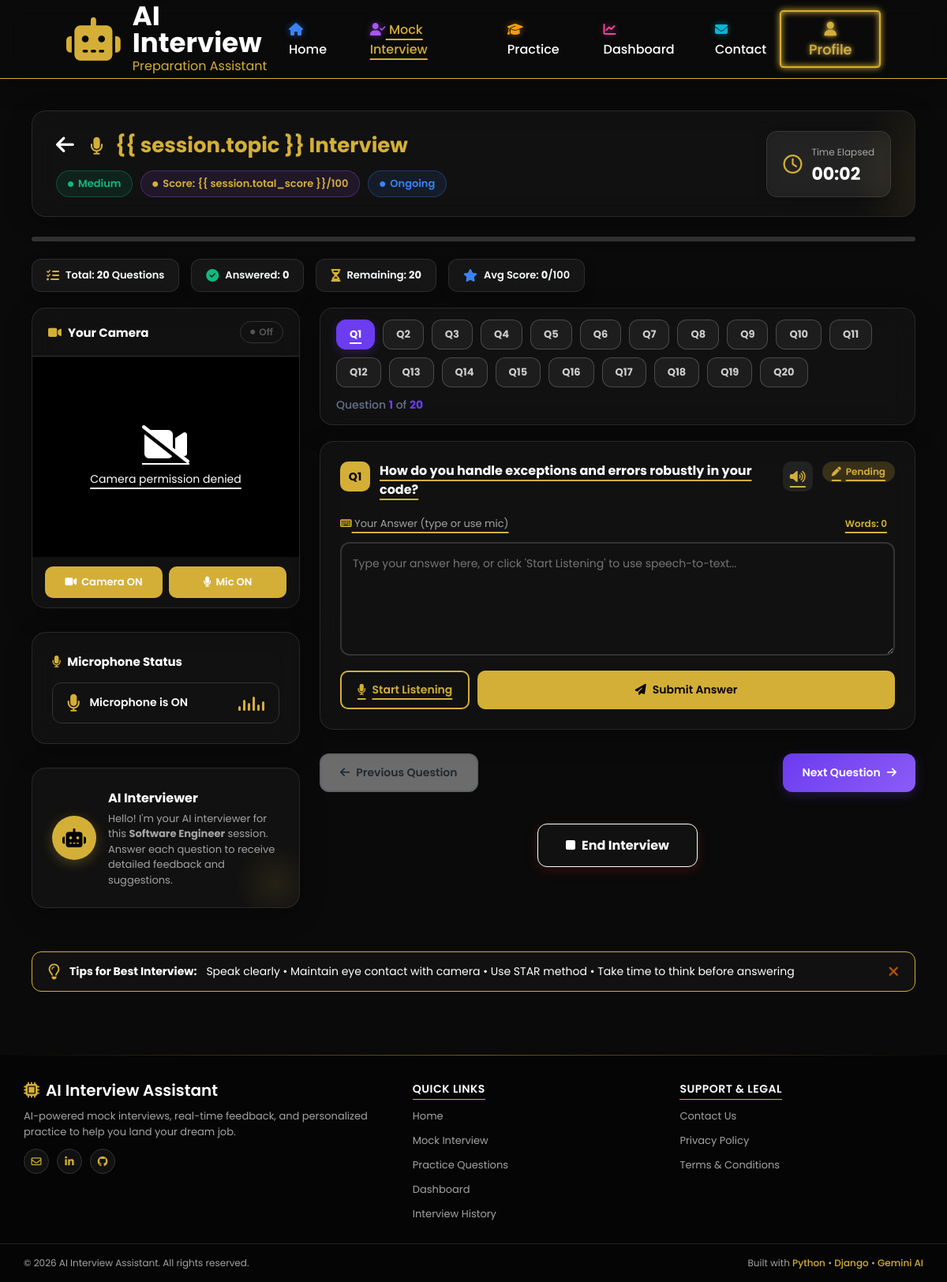
The page /mock-interview/session/178/ (signed in) on the database its author committed.
### interview/models.py (models this page shows, shortened)
class InterviewSession(models.Model):
    STATUS_CHOICES = (
        ('ongoing', 'Ongoing'),
        ('completed', 'Completed'),
    )
    user = models.ForeignKey(User, on_delete=models.CASCADE, related_name='interview_sessions')
    topic = models.CharField(max_length=150)  # e.g., Backend Developer, System Design, HR Behavioral
    difficulty = models.CharField(max_length=50, default='Medium')
    status = models.CharField(max_length=20, choices=STATUS_CHOICES, default='ongoing')
    total_score = models.IntegerField(default=0)  # Average score out of 100
    feedback_summary = models.TextField(blank=True)
    created_at = models.DateTimeField(auto_now_add=True)
    completed_at = models.DateTimeField(null=True, blank=True)

class InterviewQuestionAnswer(models.Model):
    session = models.ForeignKey(InterviewSession, on_delete=models.CASCADE, related_name='questions')
    question_text = models.TextField()
    user_answer = models.TextField(blank=True)
    ai_feedback = models.TextField(blank=True)
    score = models.IntegerField(default=0)  # Score 0-100
    suggested_answer = models.TextField(blank=True)
    created_at = models.DateTimeField(auto_now_add=True)

### interview/views.py (the view, shortened to what this page needs)
# urls.py: path("mock-interview/session/<int:session_id>/", views.session_detail, name="session_detail"),
@login_required
def session_detail(request, session_id):
    session = get_object_or_404(InterviewSession, id=session_id, user=request.user)
    qa_list = session.questions.all()
    return render(request, "Mock Interview.html", {
        'session': session,
        'qa_list': qa_list,
    })

### templates/Mock Interview.html (shortened to what this page needs)
{% load static %}
<!DOCTYPE html>
<html lang="en">
<head>
    <link rel="stylesheet" href="{% static 'css/Mock Interview.css' %}?v=3">
    <link rel="stylesheet" href="https://cdnjs.cloudflare.com/ajax/libs/font-awesome/6.5.2/css/all.min.css">
</head>
<body>
    <nav>
        <div class="logo1">
            <i class="fa-solid fa-robot"></i>
            <div>
                <h2>AI Interview</h2>
                <p>Preparation Assistant</p>
            </div>
        </div>
        <ul>
            <li><a href="{% url 'home' %}"><i class="fa-solid fa-house nav-icon-home"></i> Home</a></li>
            <li><a class="active" href="{% url 'mock_interview' %}"><i class="fa-solid fa-user-check nav-icon-mock"></i>
                    Mock Interview</a></li>
            <li><a href="{% url 'practice' %}"><i class="fa-solid fa-graduation-cap nav-icon-practice"></i> Practice</a>
            </li>
            <li><a href="{% url 'dashboard' %}"><i class="fa-solid fa-chart-line nav-icon-dashboard"></i> Dashboard</a>
            </li>
            <li><a href="{% url 'Contact' %}"><i class="fa-solid fa-envelope nav-icon-contact"></i> Contact</a></li>
        </ul>
        <div class="buttons">
            <a href="{% url 'profile' %}"><button class="signup"><i class="fa-solid fa-user"></i> Profile</button></a>
        </div>
    </nav>
    <div class="container">
        <main class="main">
            <div class="interview-header">
                <div class="interview-header-left">
                    <h1>
                        <a href="{% url 'mock_interview' %}" id="backBtn"
                            style="color: white; margin-right: 15px; text-decoration: none;" title="Go Back">
                            <i class="fa-solid fa-arrow-left"></i>
                        </a>
                        <i class="fa-solid fa-microphone" style="margin-right: 10px; font-size: 22px;"></i> {{
                        session.topic }} Interview
                    </h1>
                    <div class="session-tags">
                        <span class="tag tag-green"><i class="fa-solid fa-circle"></i> {{ session.difficulty }}</span>
                        <span class="tag tag-purple"><i class="fa-solid fa-circle"></i> Score: {{ session.total_score
                            }}/100</span>
                        <span class="tag tag-blue"><i class="fa-solid fa-circle"></i> {{ session.status|title }}</span>
                    </div>
                </div>
                <div class="interview-timer">
                    <i class="fa-regular fa-clock"></i>
                    <div>
                        <small>Time Elapsed</small>
                        <h3 id="sessionTimer">00:00</h3>
                    </div>
                </div>
            </div>
            <div class="session-progress-bar">
            </div>
            <div class="session-stats-bar">
                <div class="stat-chip stat-purple">
                    <i class="fa-solid fa-list-check"></i>
                    <span>Total: <strong id="totalQCount">{{ qa_list|length }}</strong> Questions</span>
                </div>
                <div class="stat-chip stat-green">
                    <i class="fa-solid fa-circle-check"></i>
                    <span>Answered: <strong id="answeredCount">0</strong></span>
                </div>
                <div class="stat-chip stat-amber">
                    <i class="fa-solid fa-hourglass-half"></i>
                    <span>Remaining: <strong id="remainingCount">{{ qa_list|length }}</strong></span>
                </div>
                <div class="stat-chip stat-blue">
                    <i class="fa-solid fa-star"></i>
                    <span>Avg Score: <strong id="avgScore">{{ session.total_score }}</strong>/100</span>
                </div>
            </div>
            <div class="interview-grid">
                <div class="interview-left-panel">
                    <div class="card camera-card" id="cameraCard">
                        <div class="camera-card-header">
                            <h3><i class="fa-solid fa-video"></i> Your Camera</h3>
                            <span class="live-badge" id="liveBadge"> Live</span>
                        </div>
                        <div class="camera-viewport">
                            <div class="camera-off-overlay" id="cameraOffOverlay">
                                <i class="fa-solid fa-video-slash"></i>
                                <p>Camera is off</p>
                            </div>
                        </div>
                        <div class="camera-controls">
                            <button id="cameraToggleBtn" class="control-btn control-btn-active" title="Toggle Camera">
                                <i class="fa-solid fa-video"></i> Camera ON
                            </button>
                            <button id="micToggleBtn" class="control-btn control-btn-active" title="Toggle Microphone">
                                <i class="fa-solid fa-microphone"></i> Mic ON
                            </button>
                        </div>
                    </div>
                    <div class="card mic-status-card">
                        <h3><i class="fa-solid fa-microphone"></i> Microphone Status</h3>
                        <div class="mic-status-box">
                            <i class="fa-solid fa-microphone mic-status-icon" id="micStatusIcon"></i>
                            <span id="micStatusText">Microphone is ON</span>
                            <div class="sound-wave" id="soundWave">
                                <span></span><span></span><span></span><span></span><span></span><span></span>
                            </div>
                        </div>
                    </div>
                    <div class="card ai-interviewer-card">
                        <div class="ai-avatar">
                            <div class="ai-avatar-circle">
                                <i class="fa-solid fa-robot"></i>
                            </div>
                            <div>
                                <h3>AI Interviewer</h3>
                                <p>Hello! I'm your AI interviewer for this <strong>{{ session.topic }}</strong> session.
                                    Answer each question to receive detailed feedback and suggestions.</p>
                            </div>
                        </div>
                    </div>
                </div>
                <div class="interview-right-panel">
                    <div class="q-step-nav" id="qStepNav">
                        <div class="q-step-tabs">
                            {% for qa in qa_list %}
                            <button type="button"
                                class="q-tab {% if forloop.first %}active{% endif %} {% if qa.user_answer %}answered{% endif %}"
                                data-qindex="{{ forloop.counter0 }}">
                                <span>Q{{ forloop.counter }}</span>
                            </button>
                            {% endfor %}
                        </div>
                        <div class="q-counter-text">
                            Question <strong id="currentQNum">1</strong> of <strong>{{ qa_list|length }}</strong>
                        </div>
                    </div>
                    <div class="q-cards-wrapper">
                        {% for qa in qa_list %}
                        <div class="card qa-card qa-step-card {% if forloop.first %}active{% endif %} {% if qa.user_answer %}qa-answered{% endif %}"
                            id="qaCard_{{ qa.id }}" data-qindex="{{ forloop.counter0 }}">
                            <div class="qa-question-header">
                                <span class="qa-number">Q{{ forloop.counter }}</span>
                                <h3 class="qa-question-text">{{ qa.question_text }}</h3>
                                <button type="button" class="speak-btn" data-question="{{ qa.question_text }}"
                                    title="Listen to question">
                                    <i class="fa-solid fa-volume-high"></i>
                                </button>
                                {% if qa.user_answer %}
                                <span class="qa-progress-badge completed"><i class="fa-solid fa-check"></i> Done</span>
                                {% else %}
                                <span class="qa-progress-badge pending"><i class="fa-solid fa-pen"></i> Pending</span>
                                {% endif %}
                            </div>
                            {% if qa.user_answer %}
                            <div class="qa-your-answer">
                                <b><i class="fa-solid fa-user"></i> Your Answer:</b>
                                <p>{{ qa.user_answer }}</p>
                            </div>
                            <div class="qa-ai-feedback">
                                <div class="qa-score-badge">
                                    <i class="fa-solid fa-star"></i> Score: {{ qa.score }}/100
                                </div>
                                <p style="white-space: pre-line; margin-top: 8px;">{{ qa.ai_feedback }}</p>
                                <div class="qa-suggested">
                                    <b><i class="fa-solid fa-lightbulb"></i> Suggested Model Response:</b>
                                    <p>{{ qa.suggested_answer }}</p>
                                </div>
                            </div>
                            <div class="answered-check">
                                <i class="fa-solid fa-circle-check"></i> Evaluated by AI
                            </div>
                            {% else %}
                            <form method="POST" action="{% url 'session_detail' session.id %}" class="qa-answer-form">
                                <div class="transcript-header">
                                    <span><i class="fa-solid fa-keyboard"></i> Your Answer (type or use mic)</span>
                                    <span class="word-count" data-for="answer_{{ qa.id }}">Words: 0</span>
                                </div>
                                <textarea name="user_answer" id="answer_{{ qa.id }}" rows="5"
                                    placeholder="Type your answer here, or click 'Start Listening' to use speech-to-text..."
                                    required class="qa-textarea"></textarea>
                                <div class="qa-form-actions">
                                    <button type="button" class="listen-btn" data-target="answer_{{ qa.id }}"
                                        title="Use speech-to-text">
                                        <i class="fa-solid fa-microphone"></i> Start Listening
                                    </button>
                                    <button type="submit" class="submit-answer-btn">
                                        <i class="fa-solid fa-paper-plane"></i> Submit Answer
                                    </button>
                                </div>
                            </form>
                            {% endif %}
                        </div>
                        {% endfor %}
                    </div>
                    <div class="q-nav-controls">
                        <button type="button" class="q-nav-btn q-nav-prev" id="prevQBtn" disabled>
                            <i class="fa-solid fa-arrow-left"></i> Previous Question
                        </button>
                        <button type="button" class="q-nav-btn q-nav-next" id="nextQBtn">
                        </button>
                    </div>
                    <div class="interview-end-section">
                        <button type="button" class="end-interview-btn" id="endInterviewBtn"
                            title="End this interview session">
                            <i class="fa-solid fa-stop"></i> End Interview
                        </button>
                    </div>
                </div>
            </div>
            <div class="tips-bar" id="tipsBar">
                <i class="fa-regular fa-lightbulb"></i>
                <strong>Tips for Best Interview:</strong>
                <span>Speak clearly • Maintain eye contact with camera • Use STAR method • Take time to think before
                    answering</span>
                <i class="fa-solid fa-xmark tips-close" id="closeTips"></i>
            </div>
        </main>
    </div>
    <footer class="premium-footer">
        <div class="footer-divider"></div>
        <div class="footer-container">
            <div class="footer-brand">
                <h2><i class="fa-solid fa-microchip"></i> AI Interview Assistant</h2>
                <p>AI-powered mock interviews, real-time feedback, and personalized practice to help you land your dream job.</p>
                <div class="footer-social">
                    <a href="#" aria-label="Email"><i class="fa-regular fa-envelope"></i></a>
                    <a href="#" aria-label="LinkedIn"><i class="fa-brands fa-linkedin-in"></i></a>
                    <a href="#" aria-label="GitHub"><i class="fa-brands fa-github"></i></a>
                </div>
            </div>
            <div class="footer-col">
                <h3>Quick Links</h3>
                <ul>
                    <li><a href="{% url 'home' %}">Home</a></li>
                    <li><a href="{% url 'mock_interview' %}">Mock Interview</a></li>
                    <li><a href="{% url 'practice' %}">Practice Questions</a></li>
                    <li><a href="{% url 'dashboard' %}">Dashboard</a></li>
                    <li><a href="{% url 'previous_interviews' %}">Interview History</a></li>
                </ul>
            </div>
            <div class="footer-col">
                <h3>Support & Legal</h3>
                <ul>
                    <li><a href="{% url 'Contact' %}">Contact Us</a></li>
                    <li><a href="#">Privacy Policy</a></li>
                    <li><a href="#">Terms & Conditions</a></li>
                </ul>
            </div>
        </div>
        <div class="footer-bottom">
            <p>&copy; 2026 AI Interview Assistant. All rights reserved.</p>
            <p class="tech-stack">Built with <span>Python</span> &bull; <span>Django</span> &bull; <span>Gemini AI</span></p>
        </div>
    </footer>
</body>
</html>

### rows shown on the page
InterviewSession: difficulty "Medium", status "Ongoing", total_score "0", topic "Software Engineer"
InterviewQuestionAnswer: question_text "How do you handle exceptions and errors robustly in your code?", user_answer "Pending", user_answer "Type your answer here, or click 'Start Listening' to use speech-to-text..."

### other values the page prints
{{ qa_list|length }} "20"
